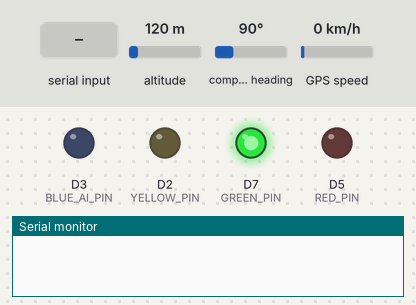
A sketch run on a simulated ESP8266 (NodeMCU). On the bench: output pins drawn as LEDs (lit = HIGH), the last lines printed to the serial monitor. Dashed ring = blinking. The inputs (shaded band) are chosen by the test bench; at power-on: altitude 120 m, compass heading 90°, GPS speed 0 km/h. The GPS gets a fix after 3 s at 37.7749, -122.4194 with 8 satellites.

Above: at 1.2 s.
1.3 s: "B" received over Serial
At 2.05 s:
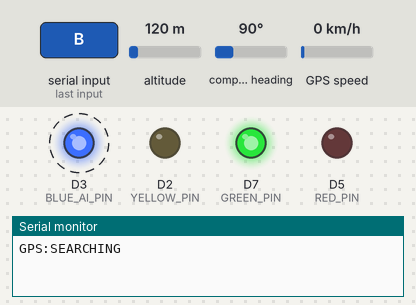
4.8 s: "0" received over Serial
At 8.6 s:
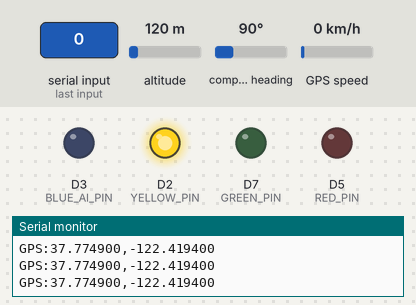
8.9 s: "S" received over Serial
At 9.2 s:
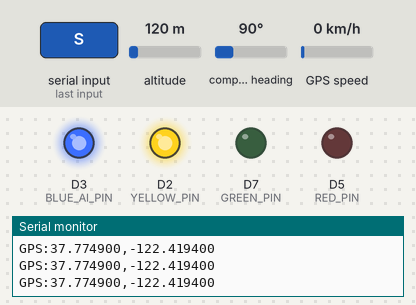
12.5 s: "A" received over Serial
At 13.1 s:
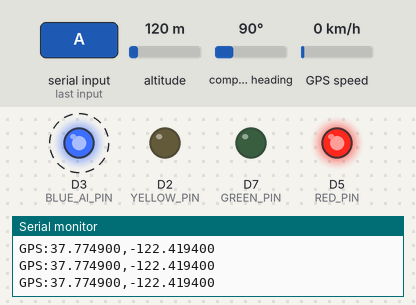
Timing chart, 0 to 17.0 s (numbered marks = the images above; inputs shaded):
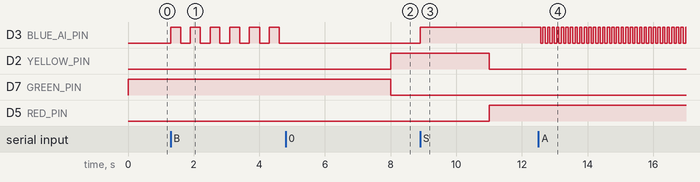

Measured:
- after the input at 1.3 s, D3 (BLUE_AI_PIN): alternates HIGH for 0.30 s and LOW for 0.30 s, starting at once
- after the input at 4.8 s, D3 (BLUE_AI_PIN): stops changing and stays LOW
- after the input at 8.9 s, D3 (BLUE_AI_PIN): LOW → HIGH at once
- after the input at 12.5 s, D3 (BLUE_AI_PIN): alternates HIGH for 0.07 s and LOW for 0.07 s, starting after 0.07 s

The sketch:

esp8266_traffic_ai.ino
```cpp
#include <SoftwareSerial.h>
#include <TinyGPS++.h>

// --- Pin Definitions (ESP8266 NodeMCU) ---
#define RED_PIN     D5  // GPIO 14 - Traffic Red
#define YELLOW_PIN  D2  // GPIO 4  - Traffic Yellow
#define GREEN_PIN   D7  // GPIO 13 - Traffic Green
#define BLUE_AI_PIN D3  // GPIO 0  - External Blue AI Strobe LED
#define GPS_RX_PIN  D6  // GPIO 12 - Connected to NEO-6M GPS TX

SoftwareSerial gpsSerial(GPS_RX_PIN, -1); // RX only on D6
TinyGPSPlus gps;

// --- State Variables ---
char aiMode = '0'; // '0' = Clear, 'B' = Blink (0-15s), 'S' = Steady (15-45s), 'A' = Emergency Strobe (>45s)
unsigned long lastSignalChange = 0;
int trafficPhase = 0; // 0 = Green, 1 = Yellow, 2 = Red

unsigned long lastBlueToggle = 0;
bool blueState = false;
unsigned long lastGpsPrint = 0;

void setup() {
  Serial.begin(115200);
  gpsSerial.begin(9600);

  pinMode(RED_PIN, OUTPUT);
  pinMode(YELLOW_PIN, OUTPUT);
  pinMode(GREEN_PIN, OUTPUT);
  pinMode(BLUE_AI_PIN, OUTPUT);

  digitalWrite(RED_PIN, LOW);
  digitalWrite(YELLOW_PIN, LOW);
  digitalWrite(GREEN_PIN, HIGH);
  digitalWrite(BLUE_AI_PIN, LOW);
}

void loop() {
  unsigned long now = millis();

  // 1. Read AI Serial Commands from Python ('0', 'B', 'S', 'A')
  while (Serial.available() > 0) {
    char c = Serial.read();
    if (c == '0' || c == 'B' || c == 'S' || c == 'A') {
      aiMode = c;
    }
  }

  // 2. Read NEO-6M GPS Data & Broadcast to Python Every 2 Seconds
  while (gpsSerial.available() > 0) {
    gps.encode(gpsSerial.read());
  }
  if (now - lastGpsPrint >= 2000) {
    lastGpsPrint = now;
    if (gps.location.isValid()) {
      Serial.print("GPS:");
      Serial.print(gps.location.lat(), 6);
      Serial.print(",");
      Serial.println(gps.location.lng(), 6);
    } else {
      Serial.println("GPS:SEARCHING");
    }
  }

  // 3. Autonomous Traffic Light Matrix (Red / Yellow / Green)
  if (trafficPhase == 0 && (now - lastSignalChange >= 8000)) {
    trafficPhase = 1; // Switch to Yellow
    lastSignalChange = now;
    digitalWrite(GREEN_PIN, LOW);
    digitalWrite(YELLOW_PIN, HIGH);
    digitalWrite(RED_PIN, LOW);
  } else if (trafficPhase == 1 && (now - lastSignalChange >= 3000)) {
    trafficPhase = 2; // Switch to Red
    lastSignalChange = now;
    digitalWrite(GREEN_PIN, LOW);
    digitalWrite(YELLOW_PIN, LOW);
    digitalWrite(RED_PIN, HIGH);
  } else if (trafficPhase == 2 && (now - lastSignalChange >= 8000)) {
    trafficPhase = 0; // Switch to Green
    lastSignalChange = now;
    digitalWrite(GREEN_PIN, HIGH);
    digitalWrite(YELLOW_PIN, LOW);
    digitalWrite(RED_PIN, LOW);
  }

  // 4. 3-Stage External Blue AI Strobe Escalation (Pin D3)
  if (aiMode == '0') {
    digitalWrite(BLUE_AI_PIN, LOW);
    blueState = false;
  } else if (aiMode == 'B') {
    // Stage 1 (0-15s): Slow Warning Blink (300ms)
    if (now - lastBlueToggle >= 300) {
      lastBlueToggle = now;
      blueState = !blueState;
      digitalWrite(BLUE_AI_PIN, blueState ? HIGH : LOW);
    }
  } else if (aiMode == 'S') {
    // Stage 2 (15-45s): Steady Lock (HIGH)
    digitalWrite(BLUE_AI_PIN, HIGH);
  } else if (aiMode == 'A') {
    // Stage 3 (>45s): Rapid Emergency Police Strobe (70ms)
    if (now - lastBlueToggle >= 70) {
      lastBlueToggle = now;
      blueState = !blueState;
      digitalWrite(BLUE_AI_PIN, blueState ? HIGH : LOW);
    }
  }
}
```
